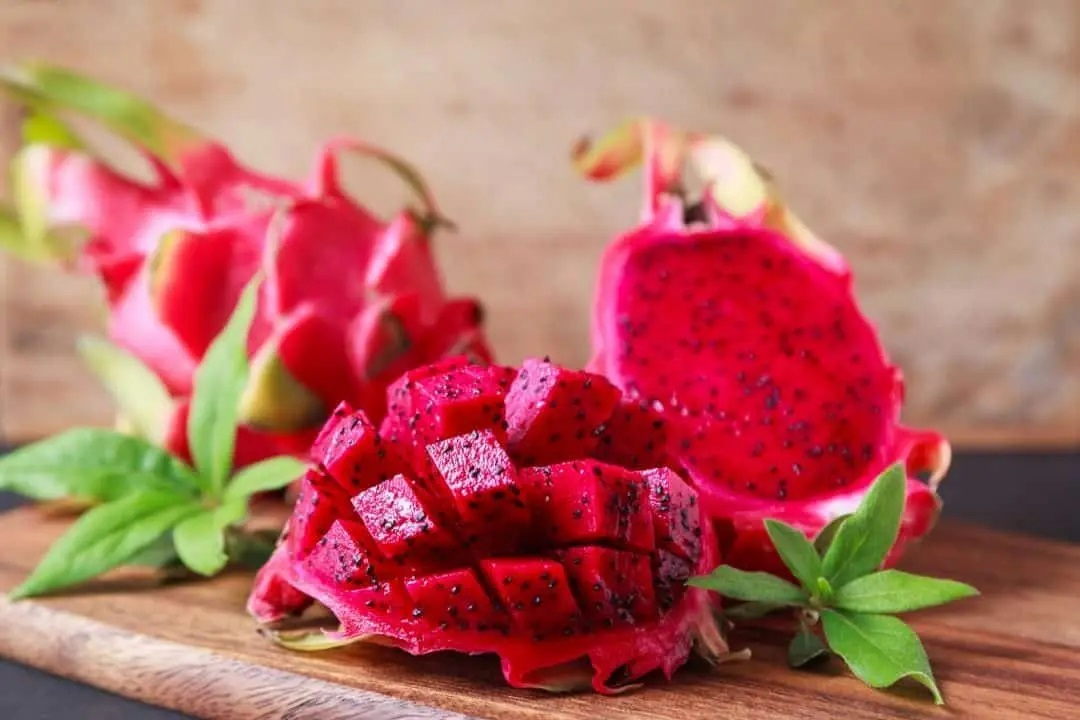
%> input picture citrabuahnagaNaiveBayes/images.jpg, 1080 x 720 px
$ octave pengolahan_citra.m   (GNU Octave 9; MATLAB toolbox functions it lacks are replaced by stand-ins)
%> lines starting %> are read from the running program, lines starting %| are printed output that depends on the picture; in (x1, y1, x2, y2) boxes, pixels count from 0 and x2, y2 are one past the last pixel; in counts of white or black regions, pixels touching at a corner belong together; the program's own positions count from 1
clc; clear; close all; warning off all;

% memanggil menu "browse file"
[nama_file,nama_folder] = uigetfile('*.jpg');
%> the answer given: images.jpg

% jika ada nama file yang dipilih maka akan mengeksekusi perintah dibawah
% ini
if ~isequal(nama_file,0)
    % membaca file citra rgb
    Img = im2double(imread(fullfile(nama_folder,nama_file)));
    % mengkonversi citra rgb menjadi citra grayscale
    Img_gray = rgb2gray(Img);
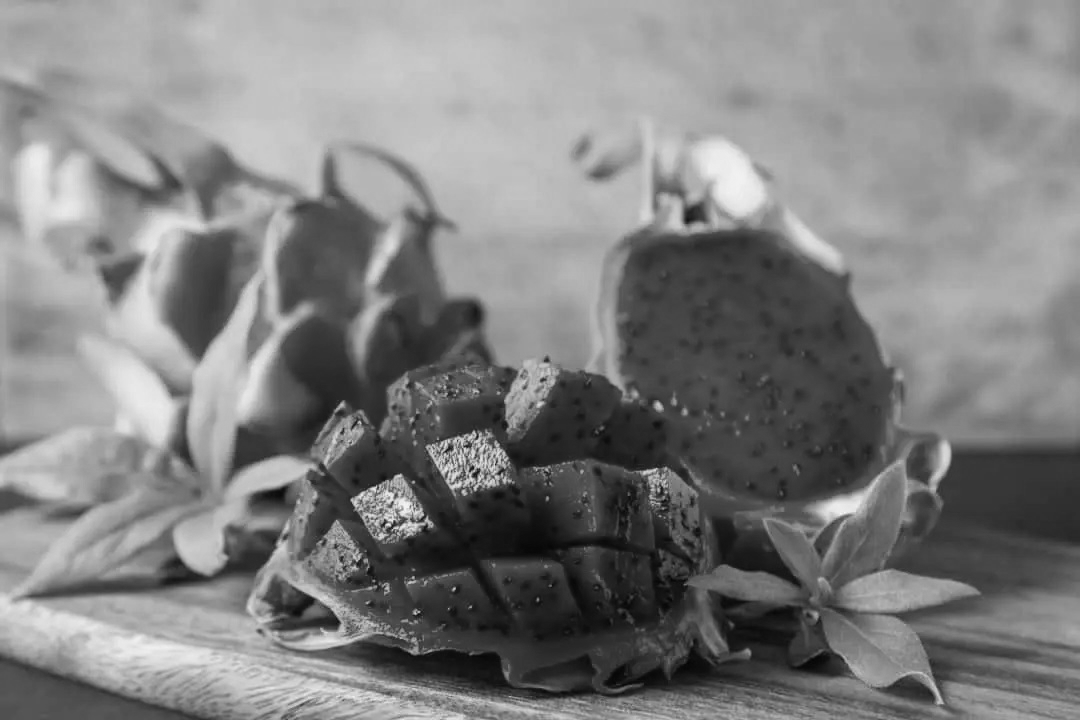
%> Img_gray: size 720x1080 double; min 0.0188, max 0.973, mean 0.503
    %     figure, imshow(Img)
    %     figure, imshow(Img_gray)
    % mengkonversi citra grayscale menjadi citra biner
    bw = imbinarize(Img_gray,.9);
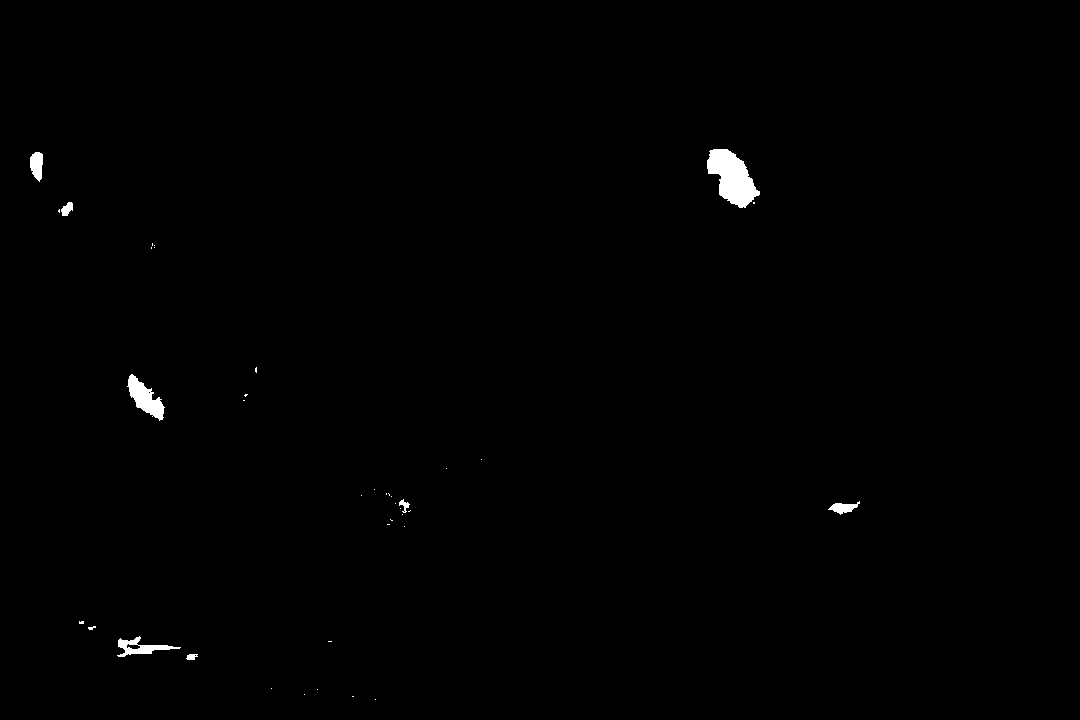
%> bw: size 720x1080 logical; 0.51% white; 39 white regions (30 under 20 px), largest, box (x1, y1, x2, y2) and area: (707, 149, 760, 208) 1826, (127, 374, 165, 421) 805, (117, 636, 181, 657) 487
    %     figure, imshow(bw)
    % melakukan operasi komplemen
    bw = imcomplement(bw);
    %     figure, imshow(bw)
    % melakukan operasi morfologi untuk menyempurnakan hasil segmentasi
    % 1. filling holes
    bw = imfill(bw,'holes');
%> bw: size 720x1080 logical; every value is 1
    %     figure, imshow(bw)
    % 2. area opening
    bw = bwareaopen(bw, 100);
    %     figure, imshow(bw)
    % ekstraksi warna rgb
    R = Img(:,:,1);
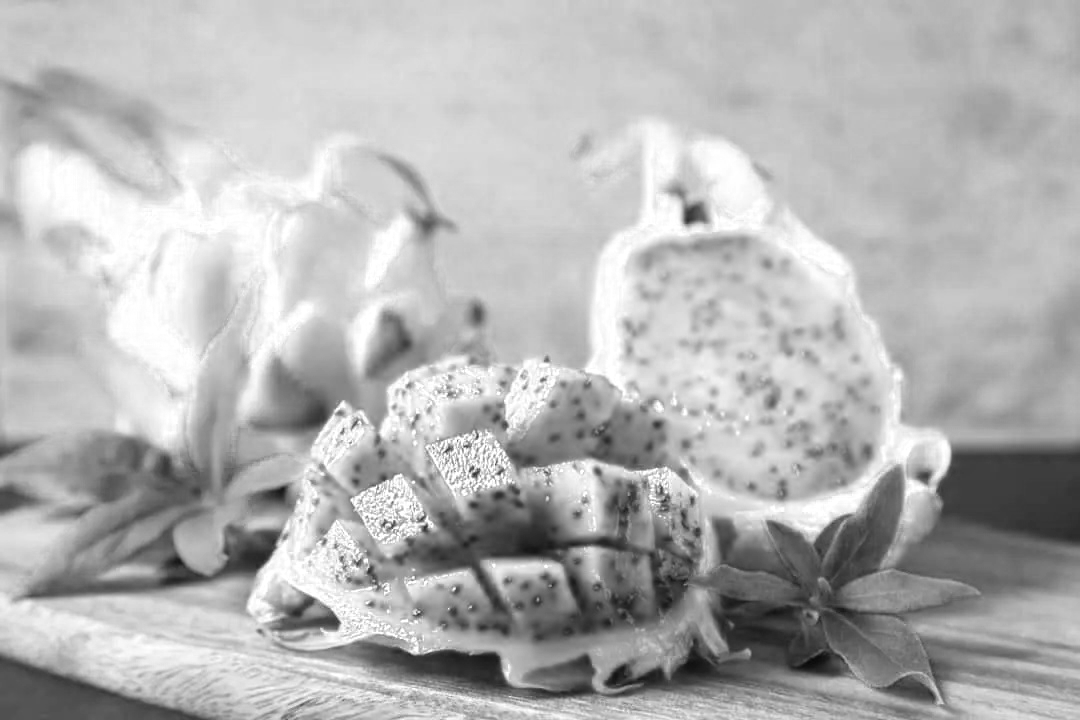
%> R: size 720x1080 double; min 0.0353, max 1, mean 0.703
    G = Img(:,:,2);
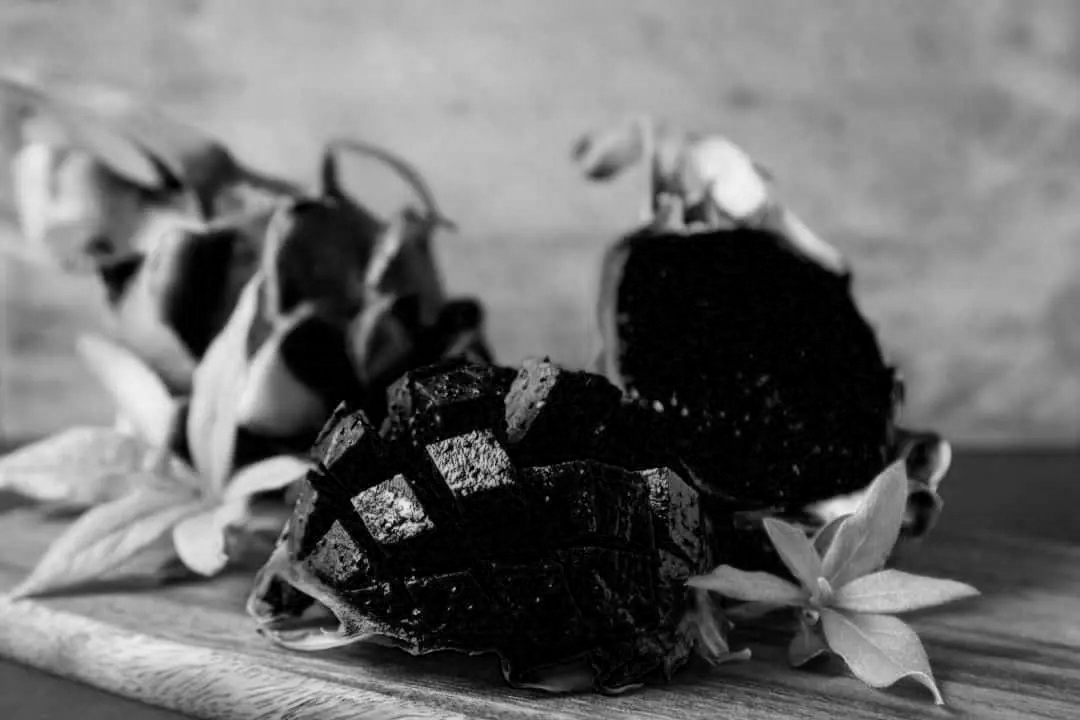
%> G: size 720x1080 double; min 0, max 0.973, mean 0.424
    B = Img(:,:,3);
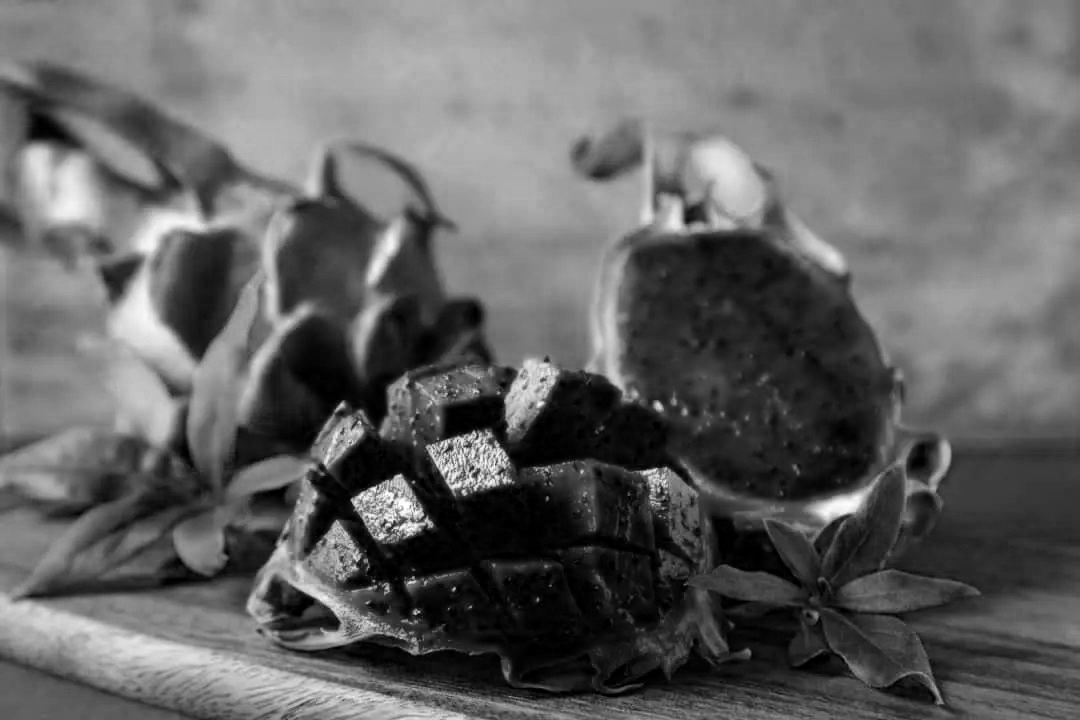
%> B: size 720x1080 double; min 0, max 1, mean 0.388
    R(~bw) = 0;
    G(~bw) = 0;
    B(~bw) = 0;
    %     RGB = cat(3,R,G,B);
    %     figure, imshow(RGB)
    Red = sum(sum(R))/sum(sum(bw));
%> Red = 0.703
    Green = sum(sum(G))/sum(sum(bw));
%> Green = 0.424
    Blue = sum(sum(B))/sum(sum(bw));
%> Blue = 0.388

    % menyusun variabel ciri_uji
    ciri_uji = [Red,Green,Blue];
%> ciri_uji = [0.703 0.424 0.388]

    % memanggil model k-nn hasil pelatihan
    load Mdl

    % membaca kelas keluaran hasil pengujian
%> (the run ends here)
